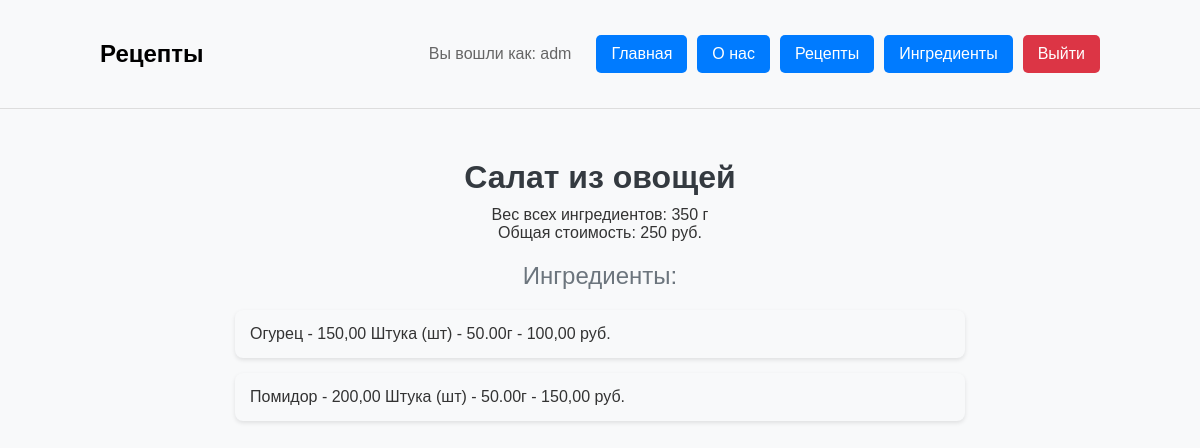
The app's page /recipe/9/ (signed in) with its own data.
### recipe_catalog/models.py (models this page shows, shortened)
class Recipe(models.Model):
	title = models.CharField(
		max_length=300,
		validators=[
			RegexValidator(
				regex=r'^[A-Za-zА-Яа-яёЁ\s]+$',
				message='Название должно быть строковым значением'
			)
		],
		verbose_name="Название"
	)
	ingredients = models.ManyToManyField(
		Ingredient,
		through="RecipeIngredient",
		verbose_name="Ингредиенты"
	)
	author = models.ForeignKey(
		User,
		verbose_name='Автор рецепта',
		on_delete=models.CASCADE, null=True
	)

class Ingredient(models.Model):
	title = models.CharField(
		max_length=255,
		validators=[
			RegexValidator(
				regex=r'^[A-Za-zА-Яа-яёЁ\s]+$',
				message='Название должно быть строковым значением'
			)
		],
		verbose_name="Название"
	)
	measurement_unit = models.ForeignKey(
		MeasurementUnit,
		on_delete=models.PROTECT,
		verbose_name="Единица измерения"
	)
	total_weight = models.DecimalField(
		max_digits=10,
		decimal_places=2,
		validators=[
			MinValueValidator(
				limit_value=0.1,
				message='Вес должен быть положительным числом'
			)
		],
		verbose_name="Общий вес в граммах"
	)
	cost = models.DecimalField(
		max_digits=10,
		decimal_places=2,
		validators=[
			MinValueValidator(
				limit_value=0.1,
				message='Цена должна быть положительным числом'
			)
		],
		verbose_name="Цена"
	)
	author = models.ForeignKey(
		User,
		verbose_name='Автор рецепта',
		on_delete=models.CASCADE, null=True
	)

class MeasurementUnit(models.Model):
	title = models.CharField(
		max_length=50,
		unique=True,
		validators=[
			RegexValidator(
				regex=r'^[A-Za-zА-Яа-яёЁ\s]+$',
				message='Название должно быть строковым значением'
			)
		],
		verbose_name="Название"
	)
	symbol = models.CharField(
		max_length=10,
		verbose_name="Символ"
	)
	grams_per_unit = models.DecimalField(
		max_digits=10,
		decimal_places=2,
		validators=[
			MinValueValidator(
				limit_value=0.01,
				message='Вес должен быть положительным числом'
			)
		],
		verbose_name="Вес в граммах"
	)
	def __str__(self):
		return f"{self.title} ({self.symbol}) - {self.grams_per_unit}г"

### recipe_catalog/views.py (the view)
# urls.py: path('recipe/<int:pk>/', recipe_detail, name='recipe_detail'),
def recipe_detail(request, pk):
    try:
        recipe = Recipe.objects.get(pk=pk)
        recipes = Recipe.objects.all()
        is_author = request.user == recipe.author
    except Recipe.DoesNotExist:
        return render(
            request=request,
            template_name='recipe_catalog/recipe_not_found.html'
        )
    return render(
        request=request,
        template_name='recipe_catalog/recipe_detail.html',
        context={
            'recipe_id': recipe.id,
            'title': recipe.title,
            'ingredients': recipe.ingredients.order_by('title'),
            'sum_weight': recipe.ingredients.aggregate(total=Sum('total_weight'))['total'],
            'sum_cost': recipe.ingredients.aggregate(total=Sum('cost'))['total'],
            'recipes': recipes,
            'is_author': is_author,
        }
    )

### templates/recipe_catalog/recipe_detail.html (shortened to what this page needs)
{% extends '../base.html' %}
{% block content %}
<div class="container-recipe-detail">
    <div class="header-header-text">{{ title }}</div>
    <div class="ingredient-info">Вес всех ингредиентов: {{ sum_weight }} г</div>
    <div class="ingredient-info">Общая стоимость: {{ sum_cost }} руб.</div>
    <div class="header-text">Ингредиенты:</div>
    <div class="ingredient-list">
        {% for ingredient in ingredients %}
        <div class="ingredient-item">
            {{ ingredient.title }} - {{ ingredient.total_weight }} {{ ingredient.measurement_unit }} - {{ ingredient.cost }} руб.
        </div>
        {% endfor %}
    </div>
</div>
{% endblock %}

### templates/base.html (shortened to what this page needs)
<!DOCTYPE html>
<html lang="ru">
<head>
    {% load static %}
    <link rel="stylesheet" href="{% static 'css/main.css' %}">
    <link rel="stylesheet" href="{% static 'css/text.css' %}">
    <link rel="stylesheet" href="{% static 'css/recipes.css' %}">
    <link rel="stylesheet" href="{% static 'css/ingredients.css' %}">
    <link rel="stylesheet" href="{% static 'css/login.css' %}">
</head>
<body>
<header class="header">
    <div class="header-container">
        <h2>{% block header_title %}Рецепты{% endblock %}</h2>
        <nav class="nav">
            {% if user.is_authenticated %}
                <div class="username">Вы вошли как: {{ user.username }}</div>
            {% endif %}
            <a href="/" class="btn">Главная</a>
            <a href="{% url 'recipe_catalog:about' %}" class="btn">О нас</a>
            <a href="/" class="btn">Рецепты</a>
            <a href="{% url 'recipe_catalog:ingredients' %}" class="btn">Ингредиенты</a>
            {% if user.is_authenticated %}
                <a href="{% url 'recipe_catalog:logout' %}" class="btn btn-danger">Выйти</a>
            {% else %}
                <a href="{% url 'recipe_catalog:login' %}" class="btn">Вход</a>
                <a href="{% url 'recipe_catalog:register' %}" class="btn">Регистрация</a>
            {% endif %}
        </nav>
    </div>
</header>
<main class="container">
    {% block content %}{% endblock %}
</main>
</body>
</html>

### static/css/main.css (style rules this page uses)
body { font-family: Arial, sans-serif; margin: 0; padding: 0; background-color: #f8f9fa; color: #333; }
a { text-decoration: none; color: inherit; }
.container { margin-top: 30px; display: flex; flex-direction: column; align-items: center; justify-content: space-between; width: 100%; }
.header { background-color: #f8f9fa; padding: 20px 0; border-bottom: 1px solid #ddd; }
.header-container { display: flex; justify-content: space-between; align-items: center; padding: 0 100px 0 100px; }
.header h2 { color: black; }
.nav { display: flex; gap: 10px; align-items: center; }
.nav .username { margin-right: 15px; color: #666; }
.nav .btn { display: inline-block; padding: 10px 15px; text-decoration: none; color: white; background-color: #007bff; border-radius: 5px; transition: background-color 0.3s; }
.nav .btn-danger { background-color: #dc3545; }

### static/css/text.css (style rules this page uses)
.header-header-text { font-size: 2rem; font-weight: bold; color: #343a40; text-align: center; margin-top: 20px; margin-bottom: 10px; }
.header-text { font-size: 1.5rem; color: #6c757d; text-align: center; margin-bottom: 20px; margin-top: 20px; }

### static/css/recipes.css (style rules this page uses)
.container-recipe-detail { display: flex; flex-direction: column; align-items: center; justify-content: space-between; align-items: center; width: 100%; }

### static/css/ingredients.css (style rules this page uses)
.ingredient-list { display: flex; flex-direction: column; gap: 15px; }
.ingredient-item { background-color: #f8f9fa; padding: 15px; width: 700px; border-radius: 8px; box-shadow: 0 2px 4px rgba(0, 0, 0, 0.1); display: flex; justify-content: space-between; align-items: center; font-size: 1rem; transition: background-color 0.3s, box-shadow 0.3s; }

### records on screen
Recipe: title "Салат из овощей"
Ingredient: title "Огурец", total_weight "150,00", measurement_unit "Штука (шт) - 50.00г", cost "100,00"
Ingredient: title "Помидор", total_weight "200,00", measurement_unit "Штука (шт) - 50.00г", cost "150,00"

### other values on screen
{{ user.username }} "adm"
{{ sum_weight }} "350"
{{ sum_cost }} "250"
